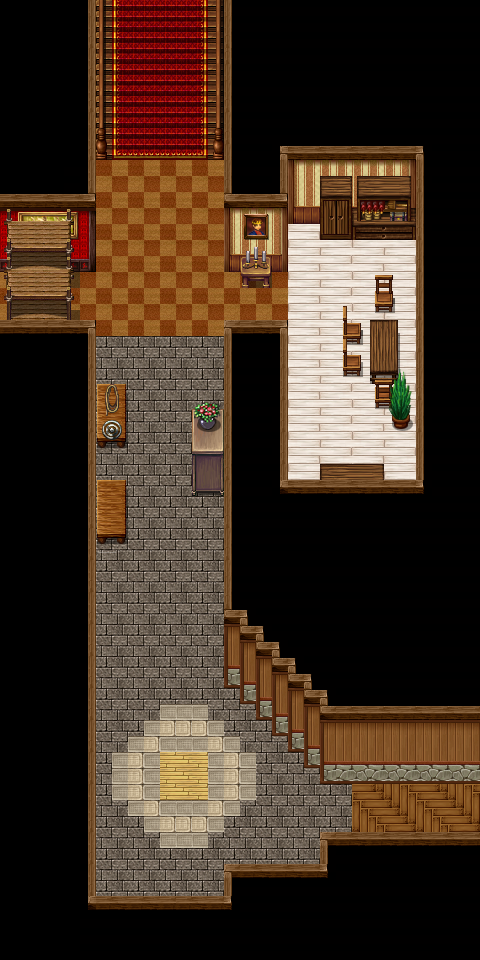

A level layout from a 2D game, rendered from its tile map. Below: a short description, then the map file with tile-grid data replaced by summaries:
An orthogonal 30x60 tile map with 16x16 px tiles, 12 tile layers (floor, floor, walls, items, ...), 1 hidden layer not drawn, 6 tilesets and 4 objects (2x object, 2x teleport).

<map version="1.0" orientation="orthogonal" width="30" height="60" tilewidth="16" tileheight="16">
 <properties>
  <property name="name" value="Left Wing" />
 </properties>
 <tileset firstgid="1" name="floors_2" tilewidth="16" tileheight="16">
  <image source="../graphics/tiles/floors_2.png" width="256" height="512" />
 </tileset>
 <tileset firstgid="513" name="walls_2" tilewidth="16" tileheight="16">
  <image source="../graphics/tiles/walls_2.png" width="512" height="690" />
 </tileset>
 <tileset firstgid="1889" name="furniture_2" tilewidth="16" tileheight="16">
  <image source="../graphics/tiles/furniture_2.png" width="512" height="512" />
 </tileset>
 <tileset firstgid="2913" name="tools" tilewidth="16" tileheight="16">
  <image source="../graphics/tiles/tools.png" width="500" height="500" />
 </tileset>
 <tileset firstgid="3874" name="furniture_1" tilewidth="16" tileheight="16">
  <image source="../graphics/tiles/furniture_1.png" width="605" height="1023" />
 </tileset>
 <tileset firstgid="6205" name="stuff" tilewidth="16" tileheight="16">
  <image source="../graphics/tiles/stuff.png" width="512" height="512" />
 </tileset>
 <layer name="floor" width="30" height="60">
  <data>[1800 cells, 1799 non-empty, 16 distinct tile ids]</data>
 </layer>
 <layer name="floor" width="30" height="60">
  <data>[1800 cells, 818 non-empty, 46 distinct tile ids]</data>
 </layer>
 <layer name="walls" width="30" height="60">
  <data>[1800 cells, 136 non-empty, 40 distinct tile ids]</data>
 </layer>
 <layer name="items" width="30" height="60">
  <data>[1800 cells, 72 non-empty, 64 distinct tile ids]</data>
 </layer>
 <layer name="items" width="30" height="60">
  <data>[1800 cells, 36 non-empty, 36 distinct tile ids]</data>
 </layer>
 <layer name="items" width="30" height="60">
  <data>[1800 cells, 51 non-empty, 51 distinct tile ids]</data>
 </layer>
 <layer name="items" width="30" height="60">
  <data>[1800 cells, 29 non-empty, 29 distinct tile ids]</data>
 </layer>
 <layer name="clickables" width="30" height="60">
  <data>[1800 cells, 0 non-empty, 0 distinct tile ids]</data>
 </layer>
 <layer name="hero" width="30" height="60">
  <data>[1800 cells, 0 non-empty, 0 distinct tile ids]</data>
 </layer>
 <layer name="items" width="30" height="60">
  <data>[1800 cells, 16 non-empty, 16 distinct tile ids]</data>
 </layer>
 <layer name="items" width="30" height="60">
  <data>[1800 cells, 4 non-empty, 4 distinct tile ids]</data>
 </layer>
 <layer name="overhead map" width="30" height="60">
  <data>[1800 cells, 977 non-empty, 18 distinct tile ids]</data>
 </layer>
 <layer name="collision" width="30" height="60" visible="0" opacity="0.6">
  <data>[1800 cells, 1212 non-empty, 1 distinct tile ids]</data>
 </layer>
 <objectgroup name="objects" width="30" height="60">
  <object name="leftwing_blockingdebris" type="object" x="288" y="736" width="112" height="112">
   <properties>
    <property name="block" value="True" />
    <property name="func" value="leftwing_blockingdebris" />
    <property name="image" value="leftwingdebris.png" />
   </properties>
  </object>
  <object name="note" type="object" x="368" y="336" width="32" height="32">
   <properties>
    <property name="func" value="leftwing_note" />
    <property name="image" value="note.png" />
   </properties>
  </object>
 </objectgroup>
 <objectgroup name="scripts" width="30" height="60">
  <object name="tp_mainhall" type="teleport" x="448" y="784" width="32" height="64">
   <properties>
    <property name="target" value="mainhall" />
    <property name="x" value="4" />
    <property name="y" value="21" />
   </properties>
  </object>
  <object name="tplhallway" type="teleport" x="112" y="16" width="96" height="32">
   <properties>
    <property name="target" value="lefthallway" />
    <property name="x" value="43" />
    <property name="y" value="33" />
   </properties>
  </object>
 </objectgroup>
</map>
